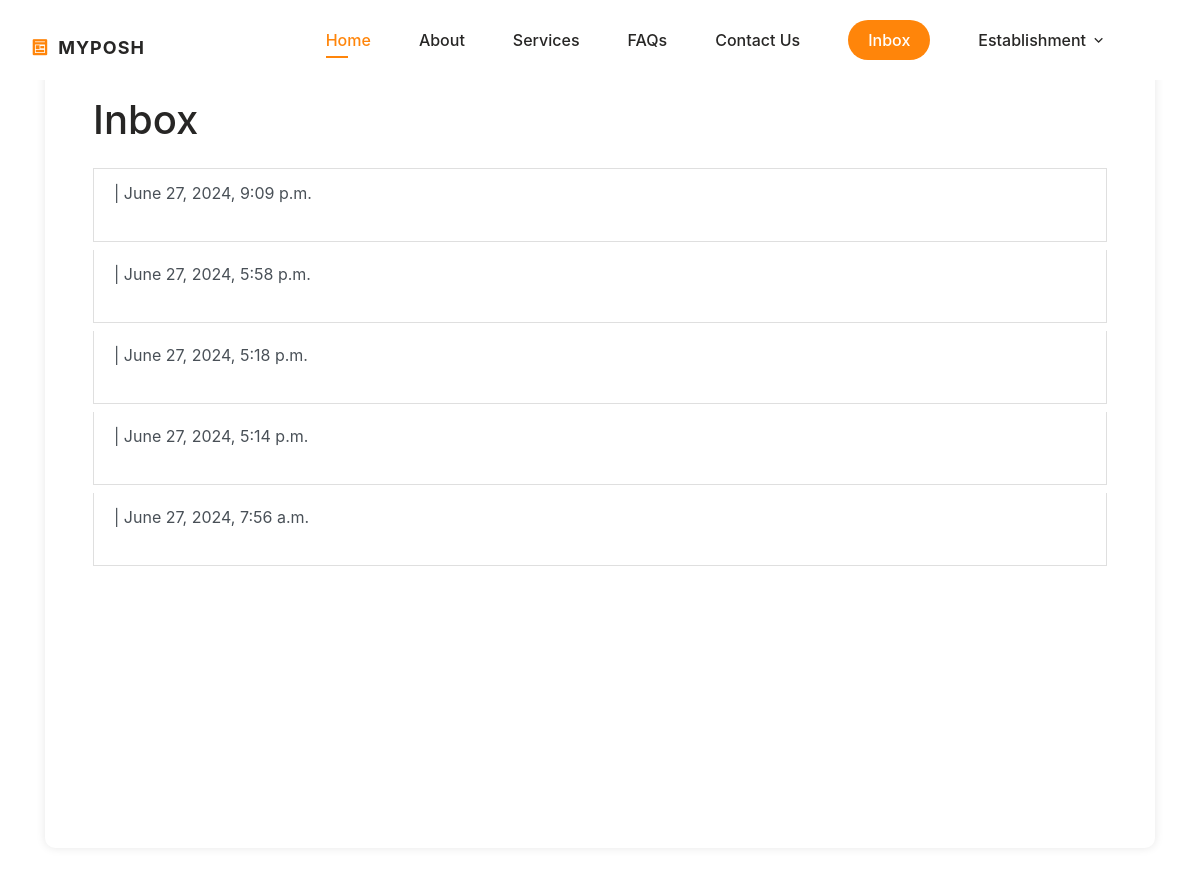
The app's page /inbox/ (signed in) with its own data.
### posh/models.py (models this page shows)
class PoshUser(AbstractBaseUser, PermissionsMixin):
    username = models.CharField(max_length=100, unique=True, primary_key=True)
    email = models.EmailField(unique=True, blank=False)
    phone = models.CharField(max_length=15, unique=True, blank=False)
    start_date = models.DateTimeField(default=timezone.now)
    is_staff = models.BooleanField(default=False)
    is_active = models.BooleanField(default=False)
    type = models.CharField(max_length=50, blank=False)  # To distinguish between user types
    objects = PoshUserManager()
    USERNAME_FIELD = 'username'
    REQUIRED_FIELDS = ['email', 'phone']

### conversation/models.py (models this page shows)
class Conversation(models.Model):
    est = models.ForeignKey(RecruitUser, related_name='conversations', on_delete=models.CASCADE)
    members = models.ManyToManyField(settings.AUTH_USER_MODEL, related_name='conversations')
    created_at = models.DateTimeField(auto_now_add=True)
    modified_at = models.DateTimeField(auto_now=True)
    class Meta:
        ordering = ('-modified_at',)

### conversation/views.py (the view, shortened to what this page needs)
# urls.py: path('inbox/', include('conversation.urls')),
@login_required
def inbox(request):
    user = request.user
    individual_users = []
    conversations = Conversation.objects.filter(members=user).prefetch_related('members')
    for conv in conversations:
        for member in conv.members.all():
            if member != user:
                try:
                    if str(member).startswith("IN"):
                        individual_user = IndividualUser.objects.get(username=member)
                        user_info = {
                            'fname': individual_user.fname,
                            'lname': individual_user.lname,
                            'city': individual_user.city,
                            'state': individual_user.state,
                            'modified_at': conv.modified_at,
                            'id': conv.id,
                        }
                        if user_info not in individual_users:  # Check for duplicates
                            individual_users.append(user_info)
                except IndividualUser.DoesNotExist:
                    continue  # Skip if the IndividualUser does not exist
    return render(request, 'inbox.html', {
        'conversations': conversations,
        'individual_users': individual_users
    })

### posh/templatetags/get_group.py (called while the page is built)
@register.filter(name='has_group')
def has_group(user, group_name):
    return user.groups.filter(name=group_name).exists()

### conversation/templates/inbox.html (shortened to what this page needs)
{% extends "base.html" %}
{% load static %}
{% block stylescss %}
<link rel="stylesheet" href="https://stackpath.bootstrapcdn.com/bootstrap/4.5.2/css/bootstrap.min.css">
<link rel="stylesheet" href="https://cdnjs.cloudflare.com/ajax/libs/font-awesome/4.7.0/css/font-awesome.min.css">
{% endblock %}
{% block content %}
<div class="container mt-5">
        <div class="p-5 mb-4 rounded-3 form-container min-vh-100">
            <h1 class="mb-4">Inbox</h1>
            <div class="space-y-6">
                {% for conversation in conversations %}
                        <div class="list-group-item list-group-item-action mb-2">
                            <div>
                                {% for member in conversation.members.all %}
                                    {% if member != request.user %}
                                        <p class="mb-4"><strong>{{ individual }}</strong> | {{ conversation.modified_at }}</p>
                                    {% endif %}
                                {% endfor %}
                            </div>
                        </div>
                {% endfor %}
            </div>
        </div>
</div>
{% endblock %}

### static/assets/css/main.css (style rules this page uses)
:root { --header-height: 3.5rem; --first-color: hsl(30, 100%, 52%); --first-color-alt: hsl(29, 54%, 73%); --first-color-light: hsl(30, 100%, 85%); --first-color-lighten: hsl(30, 100%, 95%); --title-color: hsl(30, 3%, 15%); --text-color: hsl(30, 4%, 25%); --text-color-light: hsl(30, 4%, 45%); --body-color: hsl(30, 0%, 100%);; --container-color: #FFF; --background-footer-color: rgb(29, 26, 26); --footer-text-color: rgb(245, 244, 244); --body-font: 'Poppins', sans-serif; --big-font-size: 2rem; --h1-font-size: 1.5rem; --h2-font-size: 1.25rem; --h3-font-size: 1rem; --normal-font-size: .938rem; --small-font-size: .813rem; --smaller-font-size: .75rem; --font-medium: 500; --font-semi-bold: 600; --mb-0-5: .5rem; --mb-0-75: .75rem; --mb-1: 1rem; --mb-1-5: 1.5rem; --mb-2: 2rem; --mb-2-5: 2.5rem; --z-tooptip: 10; --z-fixed: 100; }
@media screen and (min-width: 1000px) { :root { --big-font-size: 3.5rem; --h1-font-size: 2.25rem; --h2-font-size: 1.5rem; --h3-font-size: 1.25rem; --normal-font-size: 1rem; --small-font-size: .875rem; --smaller-font-size: .813rem; } }
* { box-sizing: border-box; padding: 0; margin: 0; text-decoration: none !important; }
html { scroll-behavior: smooth; }
body, button, input, textarea { font-family: var(--body-font); font-size: var(--normal-font-size); }
body { margin: var(--header-height) 0 0 0; background-color: var(--body-color); color: var(--text-color); transition: .4s; }
h1, h2, h3 { color: var(--title-color); font-weight: var(--font-semi-bold); }
.container { max-width: 968px; margin-left: var(--mb-1-5); margin-right: var(--mb-1-5); }
@media screen and (min-width: 767px) { body { margin: 0; } }
@media screen and (min-width:992px) { .container { margin-left: auto; margin-right: auto; } }

### static/assets/css/profile.css (style rules this page uses)
:root { --header-height: 3.5rem; --first-color: hsl(30, 100%, 52%); --first-color-alt: hsl(29, 54%, 73%); --first-color-light: hsl(30, 100%, 85%); --first-color-lighten: hsl(30, 100%, 95%); --title-color: hsl(30, 3%, 15%); --text-color: hsl(30, 4%, 25%); --text-color-light: hsl(30, 4%, 45%); --body-color: hsl(30, 0%, 100%);; --container-color: #FFF; --background-footer-color: rgb(29, 26, 26); --footer-text-color: rgb(245, 244, 244); --body-font: 'Poppins', sans-serif; --big-font-size: 2rem; --h1-font-size: 1.5rem; --h2-font-size: 1.25rem; --h3-font-size: 1rem; --normal-font-size: .938rem; --small-font-size: .813rem; --smaller-font-size: .75rem; --font-medium: 500; --font-semi-bold: 600; --mb-0-5: .5rem; --mb-0-75: .75rem; --mb-1: 1rem; --mb-1-5: 1.5rem; --mb-2: 2rem; --mb-2-5: 2.5rem; --z-tooptip: 10; --z-fixed: 100; }
@media screen and (min-width: 1000px) { :root { --big-font-size: 3.5rem; --h1-font-size: 2.25rem; --h2-font-size: 1.5rem; --h3-font-size: 1.25rem; --normal-font-size: 1rem; --small-font-size: .875rem; --smaller-font-size: .813rem; } }
html { scroll-behavior: smooth; }
body, button, input, textarea { font-family: var(--body-font); font-size: var(--normal-font-size); }
body { margin: var(--header-height) 0 0 0; background-color: var(--body-color); color: var(--text-color); transition: .4s; margin-top: 6rem; }
h1, h2, h3 { color: var(--title-color); font-weight: var(--font-semi-bold); }

### conversation/templates/inbox.html (style rules this page uses)
.form-container { background-color: #fff; border-radius: 10px; padding: 2rem; box-shadow: 0 0 10px rgba(0, 0, 0, 0.1); max-width: 100%; width: 100%; margin: 0 auto; min-height:50%; }
.form-container h1 { margin-bottom: 1.5rem; }

### records on screen
Conversation: modified_at "June 27, 2024, 9:09 p.m."
Conversation: modified_at "June 27, 2024, 5:58 p.m."
Conversation: modified_at "June 27, 2024, 5:18 p.m."
Conversation: modified_at "June 27, 2024, 5:14 p.m."
Conversation: modified_at "June 27, 2024, 7:56 a.m."
